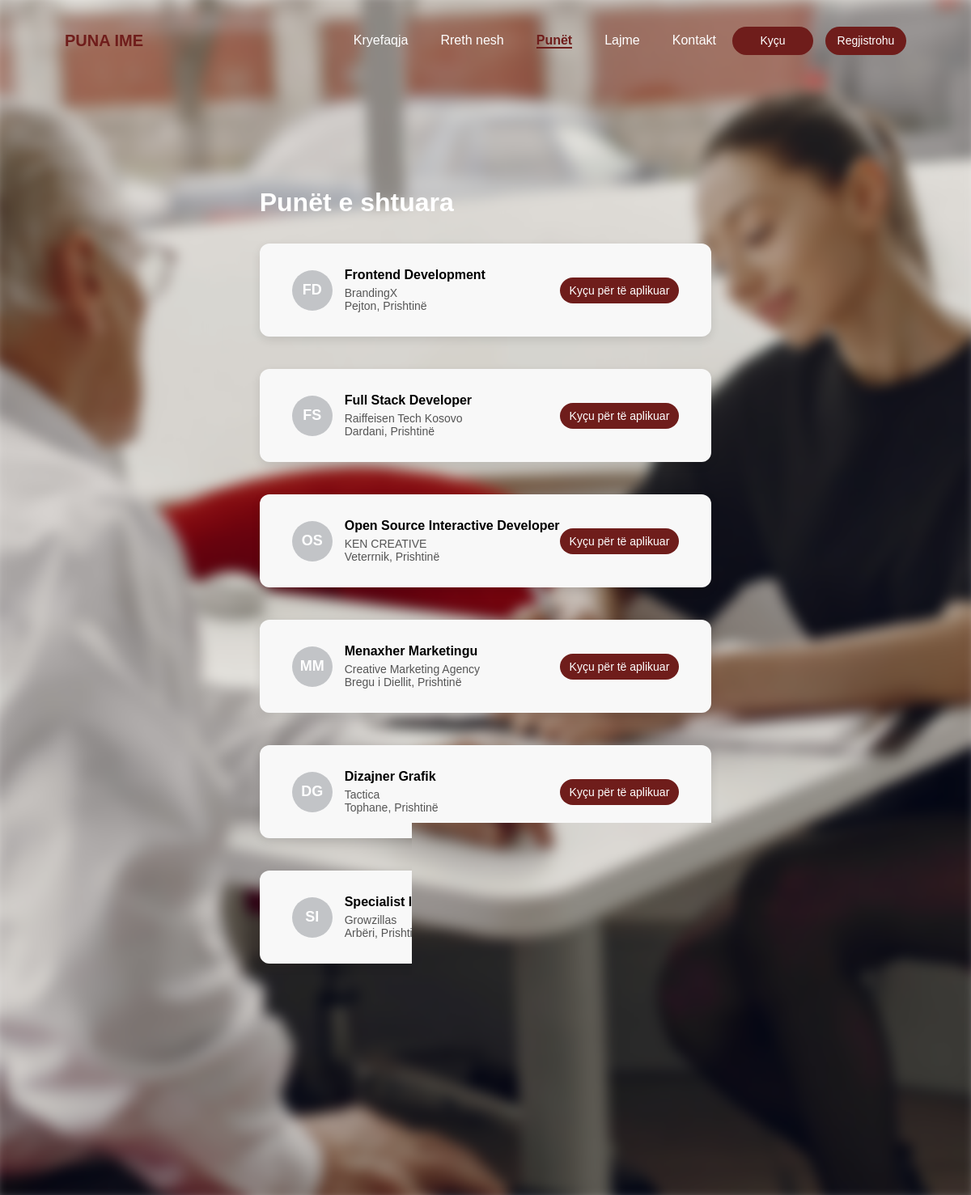
/jobs.php, run on the app's committed database.
### tables this page shows
CREATE TABLE `jobs` (
  `id` int(11) unsigned NOT NULL AUTO_INCREMENT,
  `title` varchar(255) NOT NULL,
  `company` varchar(255) NOT NULL,
  `location` varchar(255) NOT NULL,
  `sort_order` int(11) NOT NULL DEFAULT 0,
  `created_at` datetime DEFAULT CURRENT_TIMESTAMP,
  PRIMARY KEY (`id`)
);

### classes/Database.php (called while the page is built, shortened)
<?php
class Database {
    public function __construct(){
        $this->conn = new PDO(
            "mysql:host=localhost;dbname=projekti;charset=utf8mb4",
            "root",
            ""
        );
    }
}

### classes/Job.php (called while the page is built, shortened)
<?php
require_once __DIR__ . "/Database.php";
class Job extends Database {
    public function getAll() {
        try {
            $stmt = $this->conn->query("SELECT * FROM jobs ORDER BY sort_order ASC, created_at DESC");
            return $stmt ? $stmt->fetchAll(PDO::FETCH_ASSOC) : [];
        } catch (PDOException $e) {
            return [];
        }
    }
}

### jobs.php (the view, shortened to what this page needs)
<?php
require_once __DIR__ . "/classes/Job.php";
$jobModel = new Job();
$jobs = $jobModel->getAll();
?>
<!DOCTYPE html>
<html lang="sq">
<head>
    <link rel="stylesheet" href="assets/css/contact.css">
    <link href="https://cdn.boxicons.com/3.0.6/fonts/basic/boxicons.min.css" rel="stylesheet">
</head>
<body>
<header>
    <div class="navbar">
        <h3 id="title">PUNA IME</h3>
        <div class="right-side">
            <nav>
                <ul class="listed">
                    <li><a href="index.php">Kryefaqja</a></li>
                    <li><a href="about.php">Rreth nesh</a></li>
                    <li><a href="jobs.php" class="active">Punët</a></li>
                    <li><a href="news.php">Lajme</a></li>
                    <li><a href="contact.php">Kontakt</a></li>
                </ul>
            </nav>
            <div class="buttons">
                <?php if (isset($_SESSION['user'])): ?>
                    <button onclick="location.href='auth/logout.php'">Dil</button>
                <?php else: ?>
                    <button onclick="location.href='auth/loginform.php'">Kyçu</button>
                    <button onclick="location.href='auth/registerform.php'">Regjistrohu</button>
                <?php endif; ?>
            </div>
        </div>
    </div>
</header>
<main>
    <h1 class="page-title">Punët e shtuara</h1>
    <div class="jobs-wrap">
        <?php if (empty($jobs)): ?>
            <p class="no-items">Nuk ka punë të shtuara ende. Kontrolloni më vonë.</p>
        <?php else: ?>
            <?php foreach ($jobs as $job): ?>
                <?php
                $initials = '';
                $words = preg_split('/\s+/', trim($job['title']), 2);
                if (count($words) >= 2) {
                    $initials = strtoupper(mb_substr($words[0], 0, 1) . mb_substr($words[1], 0, 1));
                } else {
                    $initials = strtoupper(mb_substr($job['title'], 0, 2));
                }
                ?>
                <div class="job-card">
                    <div class="left">
                        <div class="avatar"><?= htmlspecialchars($initials) ?></div>
                        <div class="details">
                            <div class="job-title"><?= htmlspecialchars($job['title']) ?></div>
                            <div class="company"><?= htmlspecialchars($job['company']) ?></div>
                            <div class="location"><?= htmlspecialchars($job['location']) ?></div>
                        </div>
                    </div>
                    <div class="right">
                        <?php if (isset($_SESSION['user'])): ?>
                            <button class="apply-btn">Apliko</button>
                        <?php else: ?>
                            <button class="apply-btn" onclick="location.href='auth/loginform.php'">Kyçu për të aplikuar</button>
                        <?php endif; ?>
                    </div>
                </div>
            <?php endforeach; ?>
        <?php endif; ?>
    </div>
</main>
<footer>
    <div class="elementet">
        <div class="object">
            <div class="fjalia1"><h4>Kërko miliona vende pune</h4></div>
            <div><p>Kërko miliona vende pune dhe realizo ëndrrat profesionale.</p></div>
        </div>
        <div class="object">
            <div class="fjalia1"><h4>Ekipe të mrekullueshme</h4></div>
            <div><p>Rritu profesionalisht me ekipe të mrekullueshme.</p></div>
        </div>
        <div class="object">
            <div class="fjalia1"><h4>Mjedis i mirë pune</h4></div>
            <div><p>Shijo një mjedis të mirë pune dhe atmosferë.</p></div>
        </div>
        <div class="object">
            <div class="fjalia1"><h4>Çdo ditë më i fortë</h4></div>
            <div><p>Forcohu çdo ditë dhe tejkalo çdo pengesë.</p></div>
        </div>
    </div>
    <div class="copyright">© 2025 VLERÉ. Të gjitha të drejtat e rezervuara.</div>
</footer>
</body>
</html>

### assets/css/contact.css (style rules this page uses)
* { margin: 0; padding: 0; box-sizing: border-box; font-family: Arial, Helvetica, sans-serif; }
html { min-height: 100%; }
body { height: auto; min-height: 100vh; margin: 0; display: flex; flex-direction: column; position: relative; }
body::before { content: ''; position: fixed; top: -10px; left: -10px; right: -10px; bottom: -10px; background-image: url('../images/contact.jpg'); background-size: cover; background-position: center; background-repeat: no-repeat; filter: blur(8px); z-index: -1; }
.navbar { margin: 20px 40px; padding: 10px 40px; display: flex; align-items: center; justify-content: space-between; height: 60px; box-sizing: border-box; }
.listed { list-style: none; display: flex; gap: 40px; margin: 0; padding: 0; }
.listed li a { text-decoration: none; color: white; font-weight: 500; padding: 0; line-height: 60px; }
.right-side { display: flex; align-items: center; gap: 20px; margin-left: auto; }
.buttons button { color: white; background-color: #6f1d1b; border: none; border-radius: 20px; width: 100px; height: 35px; padding: 0; font-size: 14px; cursor: pointer; line-height: normal; transition: none; }
.buttons { display: flex; gap: 15px; }
#title { font-size: 20px; color: #6f1d1b; }
.listed li a.active { color: #6f1d1b; border-bottom: 2px solid #6f1d1b; font-weight: bold; }
main { flex: 1; margin: 0 auto; padding: 100px 20px 50px 20px; }
.jobs-wrap { display: flex; flex-direction: column; gap: 40px; }
.job-card { display: flex; justify-content: space-between; align-items: center; max-width: 900px; margin: 0 auto; width: 100%; padding: 30px 40px; background-color: #f8f8f8; border-radius: 12px; box-shadow: 0 4px 12px rgba(0, 0, 0, 0.1); transition: transform 0.2s; }
.job-card .left { display: flex; gap: 15px; align-items: center; }
.job-card .avatar { width: 50px; height: 50px; min-width: 50px; background-color: #c2c4c7; color: white; font-weight: bold; font-size: 18px; border-radius: 50%; display: flex; justify-content: center; align-items: center; }
.job-card .details .job-title { font-weight: bold; font-size: 16px; margin-bottom: 5px; }
.job-card .details .company, .job-card .details .location { font-size: 14px; color: #555; }
.job-card .right .apply-btn { background-color: #6f1d1b; color: white; border: none; padding: 8px 12px; border-radius: 20px; cursor: pointer; font-size: 14px; transition: background 0.2s; }
footer { width: 100%; padding: 20px 50px; background-color: #f2f2f2; box-sizing: border-box; padding: 20px; }
.elementet { display: flex; justify-content: space-between; flex-wrap: wrap; gap: 10px; margin-bottom: 20px; }
.elementet .object { flex: 0 1 200px; max-width: 220px; min-width: 150px; background-color: transparent; padding: 10px; text-align: center; border-radius: 8px; box-shadow: 0 0 10px rgba(0, 0, 0, 0.05); }
.elementet .object h4 { color: #555; font-size: 16px; margin-bottom: 8px; }
.elementet .object p { font-size: 14px; color: #555; }
.copyright { color: #343a40; text-align: center; font-size: 14px; }

### jobs.php (style rules this page uses)
.page-title { margin: 2rem auto; max-width: 1200px; padding: 0 1rem; color: #fff }
.jobs-wrap { max-width: 1200px; margin: 0 auto 3rem; padding: 0 1rem; }

### data on the page
jobs: title "FD", title "Frontend Development", company "BrandingX", location "Pejton, Prishtinë"
jobs: title "FS", title "Full Stack Developer", company "Raiffeisen Tech Kosovo", location "Dardani, Prishtinë"
jobs: title "OS", title "Open Source Interactive Developer", company "KEN CREATIVE", location "Veterrnik, Prishtinë"
jobs: title "MM", title "Menaxher Marketingu", company "Creative Marketing Agency", location "Bregu i Diellit, Prishtinë"
jobs: title "DG", title "Dizajner Grafik", company "Tactica", location "Tophane, Prishtinë"
jobs: title "SI", title "Specialist IT", company "Growzillas", location "Arbëri, Prishtinë"
